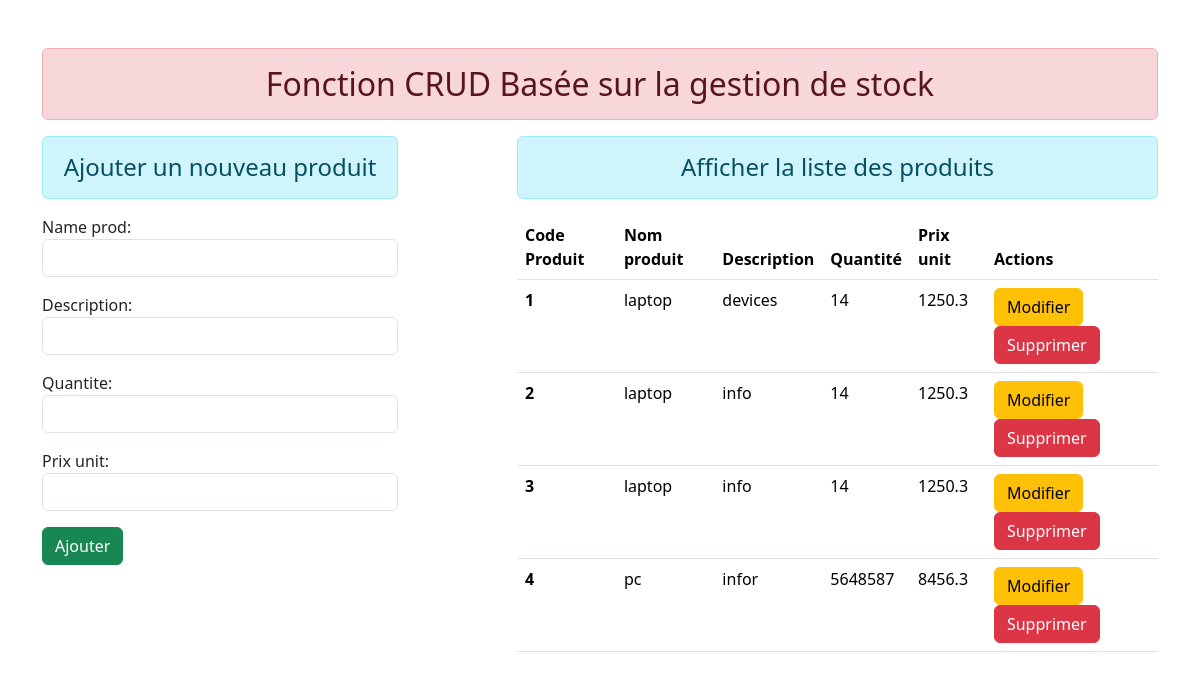
/produits/, run on an earlier commit of the app's database.
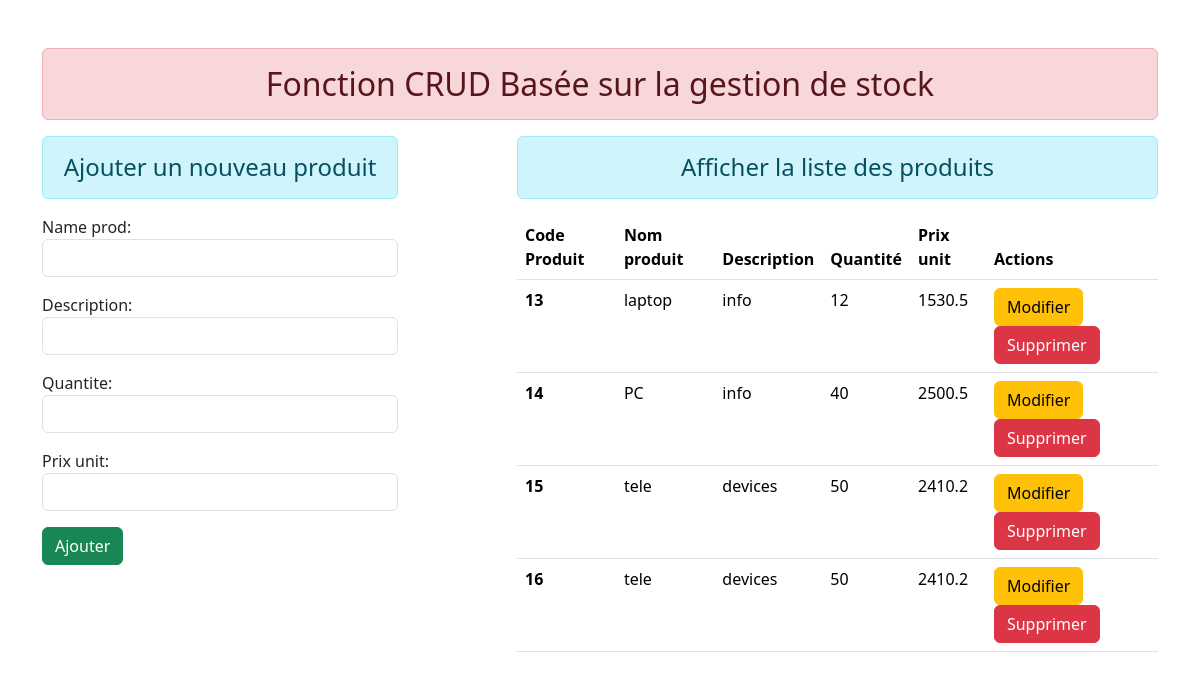
And on a later commit of the database.
### inventory/models.py (models this page shows)
class Produit(models.Model):
    name_prod = models.CharField(max_length= 70)
    description = models.CharField(max_length=100)
    quantite =models.IntegerField()
    prix_unit =models.FloatField()

### inventory/views.py (the view)
# urls.py: path('produits/',views.add_get_produit, name ="add_show_produit"),
def add_get_produit(request):
    if request.method == 'POST':
        fm = ProduitRegistration(request.POST)
        if fm.is_valid():
            np = fm.cleaned_data['name_prod']
            ds = fm.cleaned_data['description']
            qt = fm.cleaned_data['quantite']
            pu = fm.cleaned_data['prix_unit']
            reg = Produit(name_prod = np , description = ds , quantite = qt , prix_unit = pu )
            reg.save()
            fm = ProduitRegistration()
    else:
        fm = ProduitRegistration()
    prod = Produit.objects.all()
    return render(request,'inventory/add_show_produit.html',{'form':fm, 'prd':prod})

### inventory/forms.py
class ProduitRegistration(forms.ModelForm):
    class Meta:
        model = Produit
        fields = ['name_prod','description','quantite','prix_unit']
        widgets = {
            'name_prod': forms.TextInput(attrs={'class': 'form-control'}),
            'description': forms.TextInput(attrs={'class': 'form-control'}),
            'quantite': forms.TextInput(attrs={'class': 'form-control'}),
            'prix_unit':forms.TextInput(attrs={'class': 'form-control'})
        }

### inventory/templates/inventory/add_show_produit.html (shortened to what this page needs)
{% extends 'inventory/base.html' %}
{% block content %}
<div class="row">
    <div class="col-sm-4">
        <h4 class="text-center alert alert-info">Ajouter un nouveau produit</h4>
            <form action="" method="post">
                {{form.as_p}}
<input type="submit" class="btn btn-success" value="Ajouter">
</form>
    </div>
    <div class="col-sm-7 offset-1">
        <h4 class="text-center alert alert-info">Afficher la liste des produits</h4>
        {% if prd %}
        <table class="table table-hover">
            <thead>
              <tr>
                <th scope="col">Code Produit</th>
                <th scope="col">Nom produit</th>
                <th scope="col">Description</th>
                <th scope="col">Quantité</th>
                <th scope="col">Prix unit</th>
                <th scope="col">Actions</th>
              </tr>
            </thead>
            <tbody>
                {% for st in prd%}
              <tr>
                <th scope="row">{{st.id}}</th>
                <td>{{st.name_prod}}</td>
                <td>{{st.description}}</td>
                <td>{{st.quantite}}</td>
                <td>{{st.prix_unit}}</td>
                <td>
                        <a href="{% url 'update_produit' st.id %}" class="btn btn-warning bt-sm">Modifier</a>
                        <form action="{% url 'delete_produit' st.id %}" method="post" class="d-inline">
                          <input type="submit" class="btn btn-danger bt-sm" value="Supprimer">
                        </form>
              </tr>
              {% endfor %}
            </tbody>
          </table>
        {% else %}
        <h4 class="text-center alert alert-warning">Pas d'enregistrements</h4>
        {% endif %}
    </div>
{% endblock content %}

### inventory/templates/inventory/base.html (shortened to what this page needs)
<!DOCTYPE html>
{% load static %}
<html lang="en">
<head>
    <link rel="stylesheet" href="{% static 'inventory/css/bootstrap.css' %}">
</head>
<body>
    <div class="container mt-5">
    <h2 class="text-center alert alert-danger">Fonction CRUD Basée sur la gestion de stock </h2>
    {% block content%} {% endblock content%}
    </div>
</body>
</html>

What changed in the data, as far as the page shows it:
removed Produit: id "1", name_prod "laptop", description "devices", quantite "14", prix_unit "1250.3"
removed Produit: id "2", name_prod "laptop", description "info", quantite "14", prix_unit "1250.3"
removed Produit: id "3", name_prod "laptop", description "info", quantite "14", prix_unit "1250.3"
removed Produit: id "4", name_prod "pc", description "infor", quantite "5648587", prix_unit "8456.3"
added Produit: id "13", name_prod "laptop", description "info", quantite "12", prix_unit "1530.5"
added Produit: id "14", name_prod "PC", description "info", quantite "40", prix_unit "2500.5"
added Produit: id "15", name_prod "tele", description "devices", quantite "50", prix_unit "2410.2"
added Produit: id "16", name_prod "tele", description "devices", quantite "50", prix_unit "2410.2"
